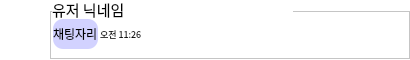
<?xml version="1.0" encoding="UTF-8"?>
<ui version="4.0">
 <class>Form</class>
 <widget class="QWidget" name="Form">
  <property name="geometry">
   <rect>
    <x>0</x>
    <y>0</y>
    <width>410</width>
    <height>60</height>
   </rect>
  </property>
  <property name="minimumSize">
   <size>
    <width>410</width>
    <height>60</height>
   </size>
  </property>
  <property name="windowTitle">
   <string>Form</string>
  </property>
  <widget class="QWidget" name="widget" native="true">
   <property name="geometry">
    <rect>
     <x>0</x>
     <y>0</y>
     <width>410</width>
     <height>60</height>
    </rect>
   </property>
   <property name="minimumSize">
    <size>
     <width>0</width>
     <height>0</height>
    </size>
   </property>
   <property name="styleSheet">
    <string notr="true">background-color: rgb(255, 255, 255);</string>
   </property>
   <widget class="QLabel" name="label">
    <property name="geometry">
     <rect>
      <x>0</x>
      <y>5</y>
      <width>50</width>
      <height>50</height>
     </rect>
    </property>
    <property name="text">
     <string/>
    </property>
    <property name="pixmap">
     <pixmap>../UI_img/프로필.png</pixmap>
    </property>
    <property name="scaledContents">
     <bool>true</bool>
    </property>
   </widget>
   <widget class="QFrame" name="frame">
    <property name="geometry">
     <rect>
      <x>50</x>
      <y>11</y>
      <width>360</width>
      <height>48</height>
     </rect>
    </property>
    <property name="frameShape">
     <enum>QFrame::StyledPanel</enum>
    </property>
    <property name="frameShadow">
     <enum>QFrame::Raised</enum>
    </property>
    <layout class="QHBoxLayout" name="horizontalLayout">
     <property name="spacing">
      <number>2</number>
     </property>
     <property name="leftMargin">
      <number>2</number>
     </property>
     <property name="topMargin">
      <number>7</number>
     </property>
     <property name="rightMargin">
      <number>0</number>
     </property>
     <item>
      <widget class="QLabel" name="label_3">
       <property name="minimumSize">
        <size>
         <width>0</width>
         <height>0</height>
        </size>
       </property>
       <property name="font">
        <font>
         <family>G마켓 산스 TTF Medium</family>
         <pointsize>9</pointsize>
        </font>
       </property>
       <property name="styleSheet">
        <string notr="true">background-color: rgb(210, 210, 255);
border-radius:10px;
border-width:0px;
border-style:solid;
</string>
       </property>
       <property name="text">
        <string>채팅자리</string>
       </property>
       <property name="alignment">
        <set>Qt::AlignLeading|Qt::AlignLeft|Qt::AlignVCenter</set>
       </property>
       <property name="wordWrap">
        <bool>false</bool>
       </property>
      </widget>
     </item>
     <item>
      <widget class="QLabel" name="label_4">
       <property name="minimumSize">
        <size>
         <width>0</width>
         <height>30</height>
        </size>
       </property>
       <property name="font">
        <font>
         <family>G마켓 산스 TTF Medium</family>
         <pointsize>7</pointsize>
        </font>
       </property>
       <property name="text">
        <string>오전 11:26</string>
       </property>
      </widget>
     </item>
     <item>
      <spacer name="horizontalSpacer">
       <property name="orientation">
        <enum>Qt::Horizontal</enum>
       </property>
       <property name="sizeHint" stdset="0">
        <size>
         <width>220</width>
         <height>13</height>
        </size>
       </property>
      </spacer>
     </item>
    </layout>
   </widget>
   <widget class="QLabel" name="label_2">
    <property name="geometry">
     <rect>
      <x>52</x>
      <y>0</y>
      <width>241</width>
      <height>19</height>
     </rect>
    </property>
    <property name="font">
     <font>
      <family>G마켓 산스 TTF Bold</family>
      <pointsize>11</pointsize>
     </font>
    </property>
    <property name="text">
     <string>유저 닉네임</string>
    </property>
   </widget>
  </widget>
 </widget>
 <resources/>
 <connections/>
</ui>
